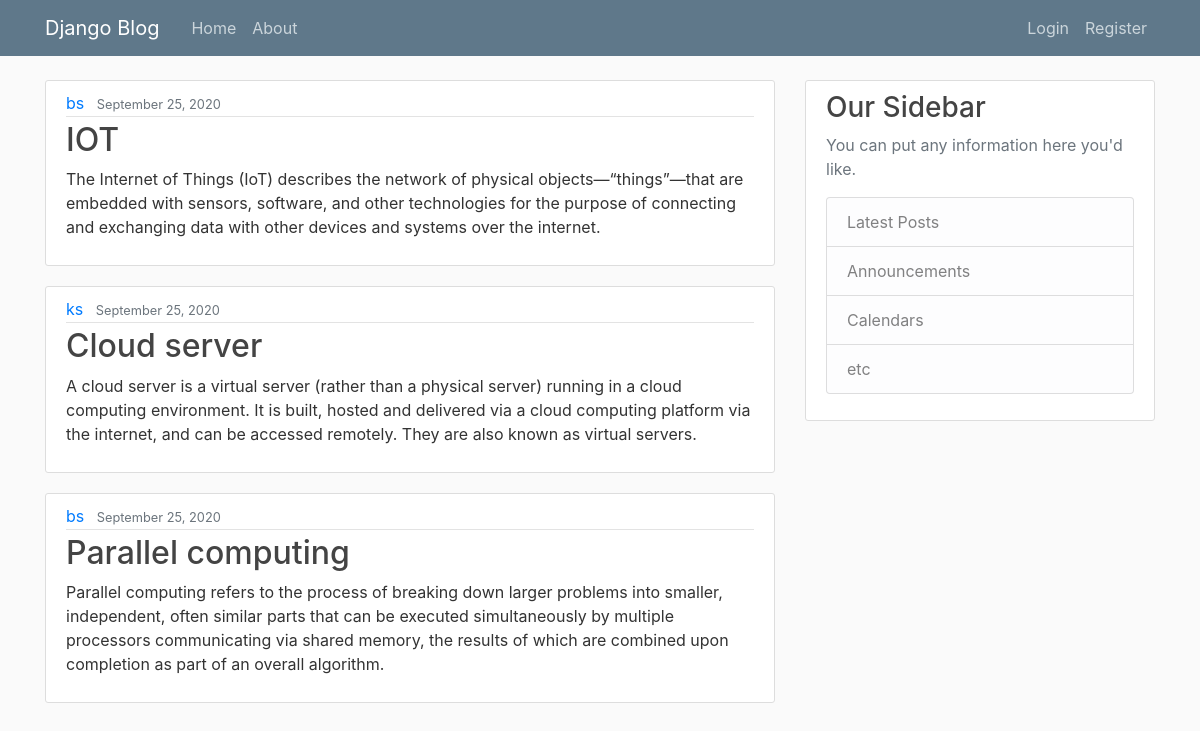
The page / on the database its author committed.
### blog/models.py (models this page shows, shortened)
class Post(models.Model):
    title = models.CharField(max_length=100)
    content = models.TextField()
    date_posted = models.DateTimeField(default=timezone.now)
    author = models.ForeignKey(User, on_delete=models.CASCADE)

### blog/views.py (the view)
# urls.py: 2. Add a URL to urlpatterns:  path('', views.home, name='home')
def home(request):
    info = {
        'post' : Post.objects.all()
    }
    return render(request, 'blog/Home.html',info)

### blog/templates/blog/Home.html
{% extends "blog/base.html" %}
{% block content %}
  {% for post in post %}
      <article class="media content-section">
         <div class="media-body">
           <div class="article-metadata">
             <a class="mr-2" href="#">{{post.author}}</a>
             <small class="text-muted">{{ post.date_posted |date:"F d, Y"}}</small>
           </div>
           <h2><a class="article-title" href="#">{{ post.title }}</a></h2>
           <p class="article-content">{{ post.content}}</p>
         </div>
       </article>
   {%endfor%}
{%endblock content%}

### blog/templates/blog/base.html (shortened to what this page needs)
{% load static %}
<html lang="en">
<head>
    <link rel="stylesheet" href="https://maxcdn.bootstrapcdn.com/bootstrap/4.0.0/css/bootstrap.min.css"
>
    <link rel="stylesheet" href="{% static 'blog/main.css' %}">
</head>
<body>
    <header class="site-header">
        <nav class="navbar navbar-expand-md navbar-dark bg-steel fixed-top">
            <div class="container">
                <a class="navbar-brand mr-4" href="/">Django Blog</a>
                <div class="collapse navbar-collapse" id="navbarToggle">
                    <div class="navbar-nav mr-auto">
                        <a class="nav-item nav-link" href="{% url 'blog-home' %}">Home</a>
                        <a class="nav-item nav-link" href="{% url 'blog-about'%}">About</a>
                    </div>
                    <div class="navbar-nav">
                        <a class="nav-item nav-link" href="#">Login</a>
                        <a class="nav-item nav-link" href="#">Register</a>
                    </div>
                </div>
            </div>
        </nav>
    </header>
    <main role="main" class="container">
        <div class="row">
            <div class="col-md-8">
                {% block content %}{% endblock %}
            </div>
            <div class="col-md-4">
                <div class="content-section">
                    <h3>Our Sidebar</h3>
                    <p class='text-muted'>You can put any information here you'd like.
                    <ul class="list-group">
                        <li class="list-group-item list-group-item-light">Latest Posts</li>
                        <li class="list-group-item list-group-item-light">Announcements</li>
                        <li class="list-group-item list-group-item-light">Calendars</li>
                        <li class="list-group-item list-group-item-light">etc</li>
                    </ul>
                    </p>
                </div>
            </div>
        </div>
    </main>
</body>
</html>

### blog/static/blog/main.css (style rules this page uses)
body { background: #fafafa; color: #333333; margin-top: 5rem; }
h1, h2, h3, h4, h5, h6 { color: #444444; }
ul { margin: 0; }
.bg-steel { background-color: #5f788a; }
.site-header .navbar-nav .nav-link { color: #cbd5db; }
.content-section { background: #ffffff; padding: 10px 20px; border: 1px solid #dddddd; border-radius: 3px; margin-bottom: 20px; }
.article-title { color: #444444; }
.article-content { white-space: pre-line; }
.article-metadata { padding-bottom: 1px; margin-bottom: 4px; border-bottom: 1px solid #e3e3e3 }

### rows shown on the page
Post: author "bs", date_posted "September 25, 2020", title "IOT", content "The Internet of Things (IoT) describes the network of physical objects—“things”—that are embedded with sensors, software, and other technologies for the purpose of connecting and exchanging data with other devices and systems over the internet."
Post: author "ks", date_posted "September 25, 2020", title "Cloud server", content "A cloud server is a virtual server (rather than a physical server) running in a cloud computing environment. It is built, hosted and delivered via a cloud computing platform via the internet, and can be accessed remotely. They are also known as virtual servers."
Post: author "bs", date_posted "September 25, 2020", title "Parallel computing", content "Parallel computing refers to the process of breaking down larger problems into smaller, independent, often similar parts that can be executed simultaneously by multiple processors communicating via shared memory, the results of which are combined upon completion as part of an overall algorithm."
